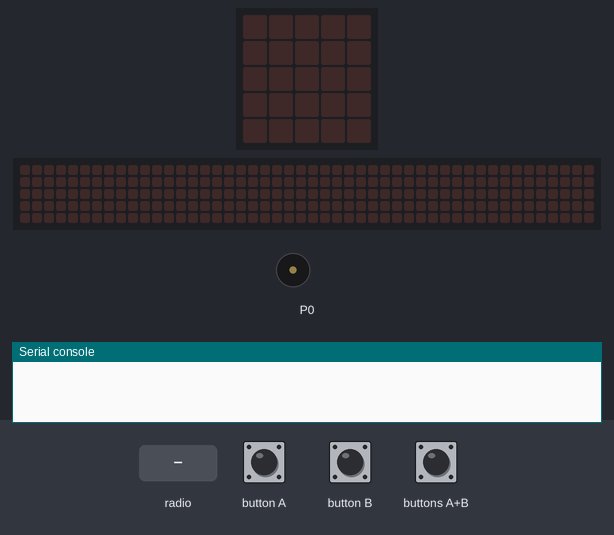
Bench run of a program on a simulated BBC micro:bit (MakeCode). On the bench: the board's 5×5 LED display, a strip that is not on the board, showing the scrolling text unrolled, buzzer (waves = sounding), the last lines printed to the serial console. The test bench sets the inputs (shaded band). No radio messages arrive unless stated (any console line starting 'radio sent:' is added by the test bench); the 48×5 strip is a reading aid, not a part: it shows the text the display is scrolling, unrolled, one strip-width of it at a time.

Above: at 1.2 s.
1.3 s: button A pressed for 0.15 s
At 1.9 s:
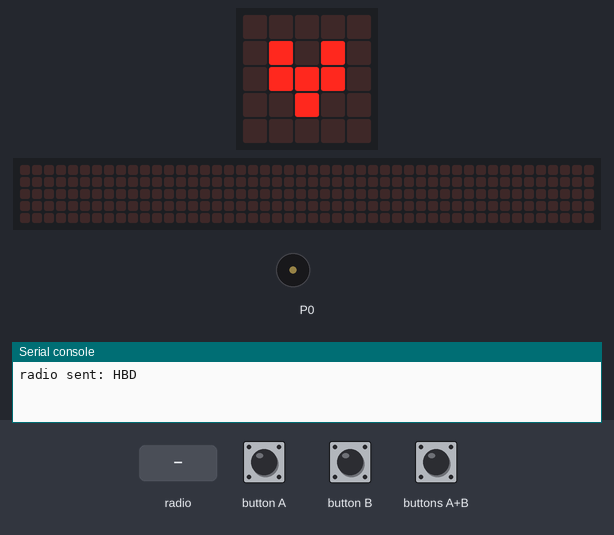
10.3 s: radio message "HBD" arrives
At 10.4 s:
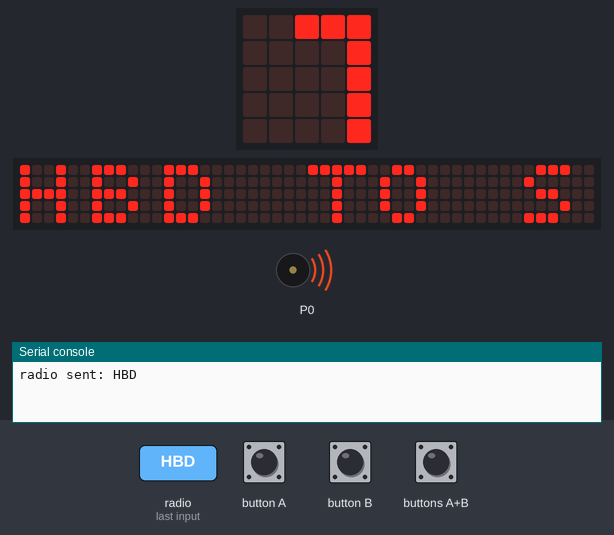
13.3 s: radio message "RUN" arrives
At 15.62 s:
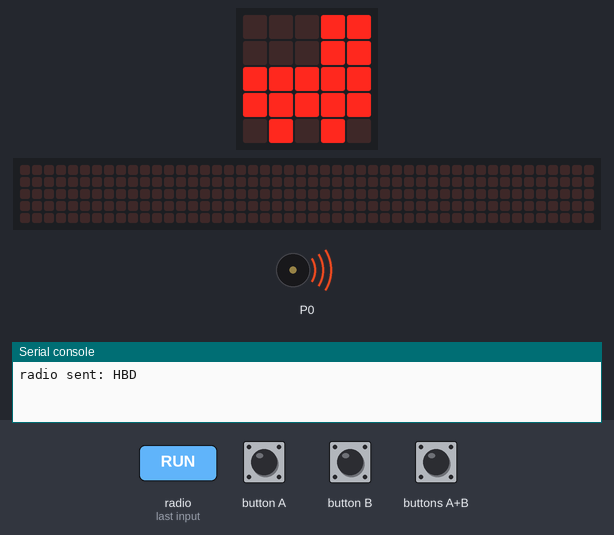
16.3 s: button A pressed for 0.15 s
At 17.98 s:
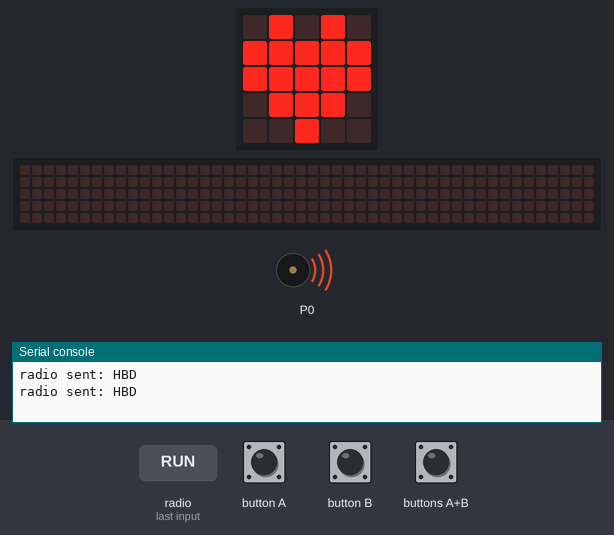
Timing chart, 0 to 20.3 s (numbered marks = the images above; inputs shaded):
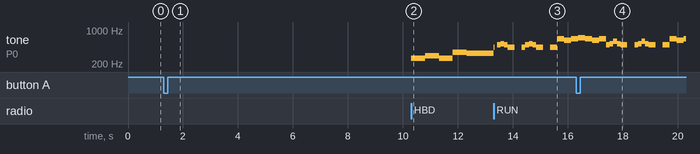

The program:

main.ts
```typescript
input.onButtonPressed(Button.A, function () {
    radio.sendString("HBD")
    StopAll = 1
})
input.onButtonPressed(Button.AB, function () {
    radio.sendString("RUN")
    StopAll = 2
})
radio.onReceivedString(function (receivedString) {
    music.stopAllSounds()
    StopAll = 0
    if (receivedString == "HBD") {
        StopAll = 1
        music.startMelody(music.builtInMelody(Melodies.Birthday), MelodyOptions.Forever)
    } else if (receivedString == "RUN") {
        StopAll = 2
        music.startMelody(music.builtInMelody(Melodies.Chase), MelodyOptions.Forever)
    }
})
input.onButtonPressed(Button.B, function () {
    radio.sendString("Stop")
    StopAll = 0
})
let StopAll = 0
radio.setGroup(56)
basic.forever(function () {
    basic.clearScreen()
    if (StopAll == 1) {
        basic.showIcon(IconNames.SmallHeart)
        basic.showIcon(IconNames.Heart)
        basic.showString("HBD TO STONE")
        basic.pause(1000)
    } else if (StopAll == 2) {
        basic.showIcon(IconNames.Rollerskate)
        basic.showIcon(IconNames.Duck)
        basic.showIcon(IconNames.Giraffe)
    }
})
```

test.ts
```typescript
// 在這裡測試；當此封包作為擴充功能時，將不會編譯此內容。
```

Measured:
- after the input at 1.3 s, the display: changes after 0.16 s (image 1)
- after the input at 10.3 s, tone on P0: plays 262 Hz for 0.51 s, 294 Hz for 0.51 s, 262 Hz for 0.51 s, 349 Hz for 0.51 s, 330 Hz for 0.97 s, starting at once
- after the input at 13.3 s, the display: first differs from a run without the input after 2.1 s (image 3)
- after the input at 16.3 s, the display: first differs from a run without the input after 0.90 s (image 4 shows a later state)
- what the display in image 1 shows lasts 0.6 s, from 1.5 s to 2.1 s
